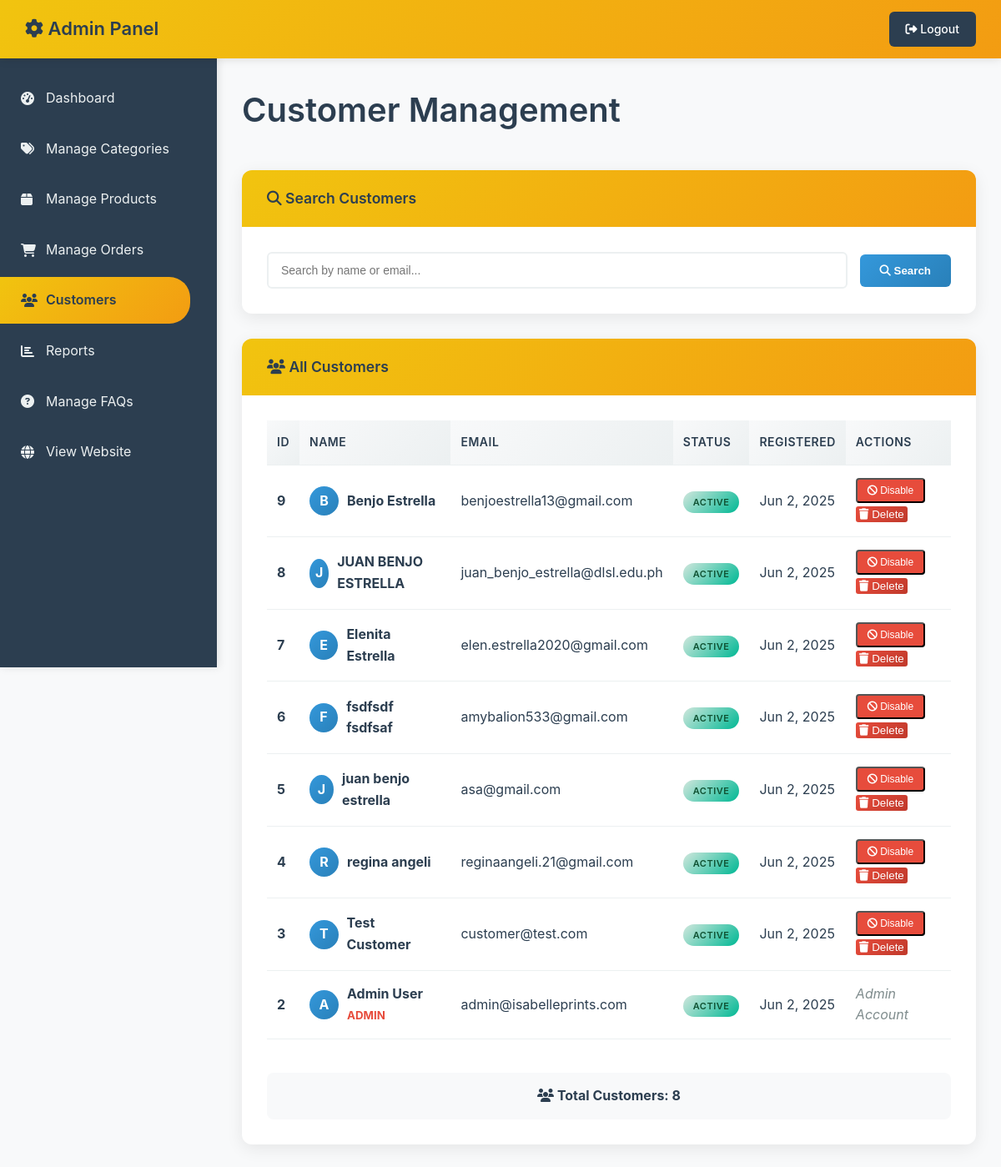
The page /admin/customers.php on the database as committed earlier.
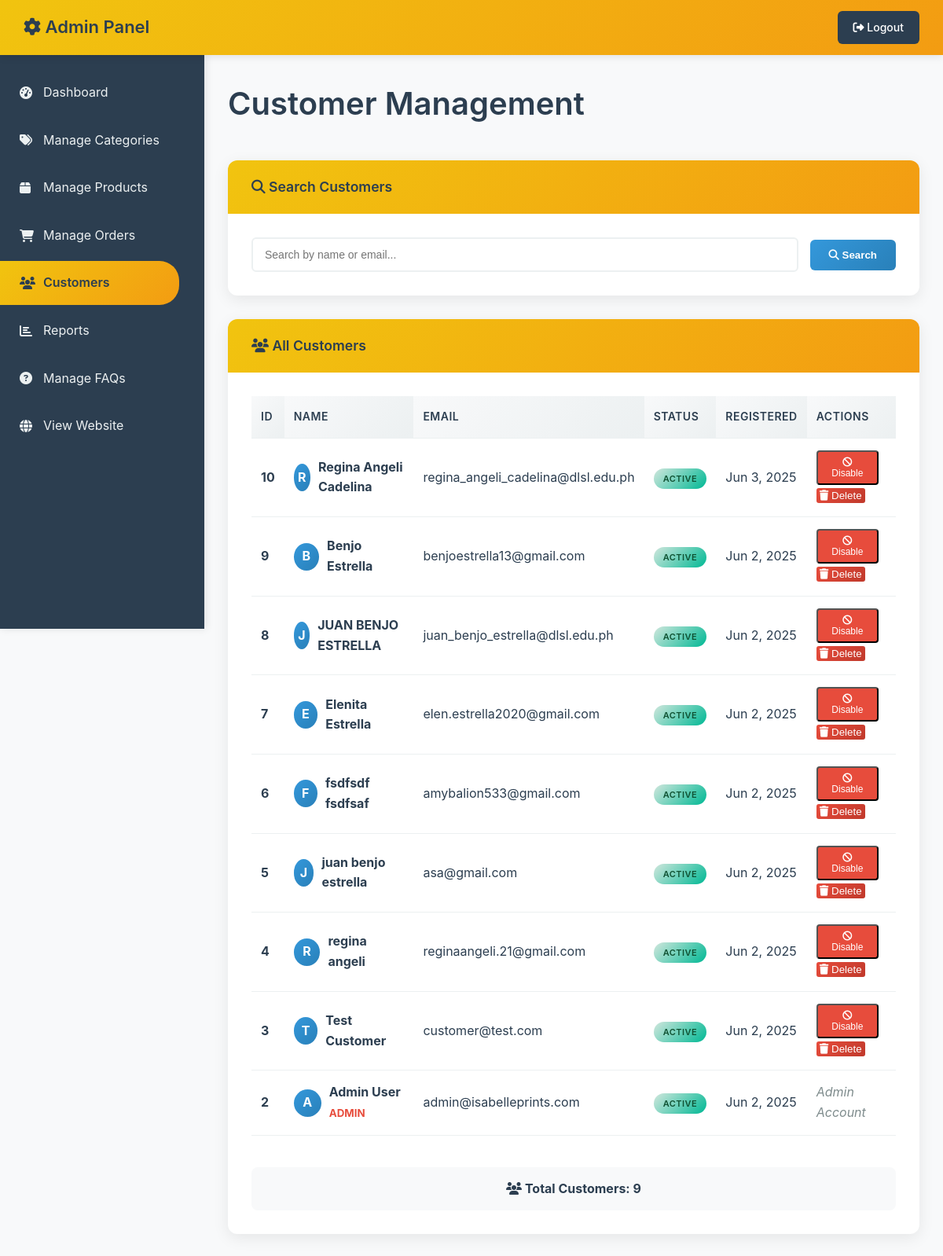
The same page on the database as committed later.
### tables this page shows
CREATE TABLE `users` (
  `id` int(11) NOT NULL,
  `email` varchar(255) NOT NULL,
  `google_id` varchar(255) DEFAULT NULL,
  `password` varchar(255) NOT NULL,
  `first_name` varchar(100) DEFAULT NULL,
  `last_name` varchar(100) DEFAULT NULL,
  `phone` varchar(20) DEFAULT NULL,
  `address` text DEFAULT NULL,
  `created_at` timestamp NOT NULL DEFAULT current_timestamp(),
  `updated_at` timestamp NOT NULL DEFAULT current_timestamp() ON UPDATE current_timestamp(),
  `user_type` enum('customer','admin','staff') DEFAULT 'customer',
  `is_active` tinyint(1) DEFAULT 1,
  `user_address` varchar(99) DEFAULT NULL
);

### admin/customers.php (the view, shortened to what the changed rows need)
<?php
require_once '../config/database.php';
$search = trim($_GET['search'] ?? '');
$params = [];
$search_sql = '';
$stmt = $pdo->prepare("SELECT * FROM users $search_sql ORDER BY id DESC");
$stmt->execute($params);
$customers = $stmt->fetchAll();
?>
<!DOCTYPE html>
<html lang="en">
<head>
    <link rel="stylesheet" href="../assets/css/style.css">
    <link rel="stylesheet" href="../assets/css/admin.css">
    <link rel="stylesheet" href="https://cdnjs.cloudflare.com/ajax/libs/font-awesome/6.4.2/css/all.min.css">
</head>
<body class="admin-body">
   <header class="admin-header">
        <div class="admin-nav">
            <div class="admin-brand">
                <h2><i class="fas fa-cog"></i> Admin Panel</h2>
            </div>
        </div>
    </header>
    <div class="admin-container">
        <main class="admin-main">
            <div class="admin-content">
                <h1>Customer Management</h1>
                <div class="admin-card">
                    <div class="admin-card-body">
                        <div class="table-container">
                            <table class="admin-table">
                                <thead>
                                    <tr>
                                        <th>ID</th>
                                        <th>Name</th>
                                        <th>Email</th>
                                        <th>Status</th>
                                        <th>Registered</th>
                                        <th>Actions</th>
                                    </tr>
                                </thead>
                                <tbody>
                                    <?php if (empty($customers)): ?>
                                        <tr>
                                            <td colspan="6" style="text-align: center; color: #7f8c8d; font-style: italic; padding: 40px;">
                                                <?php if ($search): ?>
                                                    No customers found matching your search criteria.
                                                <?php else: ?>
                                                    No customers found.
                                                <?php endif; ?>
                                            </td>
                                        </tr>
                                    <?php else: ?>
                                        <?php foreach ($customers as $customer): ?>
                                            <tr>
                                                <td><strong><?php echo $customer['id']; ?></strong></td>
                                                <td>
                                                    <div style="display: flex; align-items: center; gap: 10px;">
                                                        <div style="width: 35px; height: 35px; background: linear-gradient(135deg, #3498db, #2980b9); border-radius: 50%; display: flex; align-items: center; justify-content: center; color: white; font-weight: bold;">
                                                            <?php echo strtoupper(substr($customer['first_name'] ?? 'U', 0, 1)); ?>
                                                        </div>
                                                        <div>
                                                            <strong><?php echo htmlspecialchars(($customer['first_name'] ?? '') . ' ' . ($customer['last_name'] ?? '')); ?></strong>
                                                            <?php if (($customer['user_type'] ?? '') === 'admin'): ?>
                                                                <br><small style="color: #e74c3c; font-weight: bold;">ADMIN</small>
                                                            <?php endif; ?>
                                                        </div>
                                                    </div>
                                                </td>
                                                <td><?php echo htmlspecialchars($customer['email'] ?? ''); ?></td>
                                                <td>
                                                    <?php if (($customer['is_active'] ?? 0)): ?>
                                                        <span class="badge paid">Active</span>
                                                    <?php else: ?>
                                                        <span class="badge unpaid">Inactive</span>
                                                    <?php endif; ?>
                                                </td>
                                                <td><?php echo date('M j, Y', strtotime($customer['created_at'] ?? 'now')); ?></td>
                                                <td>
                                                    <?php if (($customer['user_type'] ?? '') !== 'admin'): ?>
                                                        <form method="POST" style="display: inline-block; margin-right: 5px;">
                                                            <button type="submit" name="customer_action" value="toggle_active" class="btn-small" style="background: <?php echo ($customer['is_active'] ?? 0) ? '#e74c3c' : '#27ae60'; ?>;">
                                                                <i class="fas fa-<?php echo ($customer['is_active'] ?? 0) ? 'ban' : 'check'; ?>"></i>
                                                                <?php echo ($customer['is_active'] ?? 0) ? 'Disable' : 'Enable'; ?>
                                                            </button>
                                                        </form>
                                                        <form method="POST" style="display: inline-block;" onsubmit="return confirm('Are you sure you want to delete this customer account? This action cannot be undone.');">
                                                            <button type="submit" name="customer_action" value="delete" class="btn-danger">
                                                                <i class="fas fa-trash"></i> Delete
                                                            </button>
                                                        </form>
                                                    <?php else: ?>
                                                        <span style="color: #7f8c8d; font-style: italic;">Admin Account</span>
                                                    <?php endif; ?>
                                                </td>
                                            </tr>
                                        <?php endforeach; ?>
                                    <?php endif; ?>
                                </tbody>
                            </table>
                        </div>
                        <?php if (!empty($customers)): ?>
                            <div style="margin-top: 20px; padding: 15px; background: #f8f9fa; border-radius: 8px; text-align: center;">
                                <strong style="color: #2c3e50;">
                                    <i class="fas fa-users"></i> Total Customers: <?php echo count($customers); ?>
                                </strong>
                            </div>
                        <?php endif; ?>
                    </div>
                </div>
            </div>
        </main>
    </div>
</body>
</html>

Rows that differ between the two databases and show on the page:
added users: id "10", first_name "R", first_name+last_name "Regina Angeli Cadelina", email "regina_angeli_cadelina@dlsl.edu.ph", is_active "ACTIVE", created_at "Jun 3, 2025"
Other text that changed with them:
count($customers): "8" → "9"
